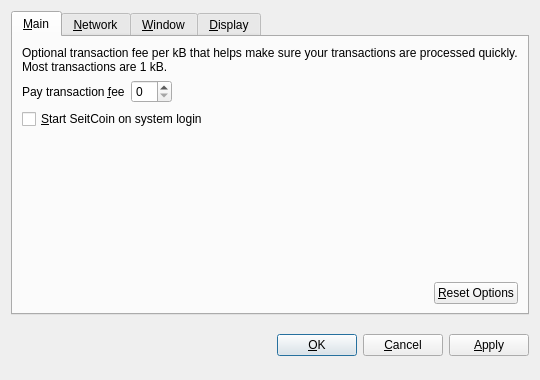
<?xml version="1.0" encoding="UTF-8"?>
<ui version="4.0">
 <class>OptionsDialog</class>
 <widget class="QDialog" name="OptionsDialog">
  <property name="geometry">
   <rect>
    <x>0</x>
    <y>0</y>
    <width>540</width>
    <height>380</height>
   </rect>
  </property>
  <property name="windowTitle">
   <string>Options</string>
  </property>
  <property name="modal">
   <bool>true</bool>
  </property>
  <layout class="QVBoxLayout" name="verticalLayout">
   <item>
    <widget class="QTabWidget" name="tabWidget">
     <property name="tabPosition">
      <enum>QTabWidget::North</enum>
     </property>
     <property name="currentIndex">
      <number>0</number>
     </property>
     <widget class="QWidget" name="tabMain">
      <attribute name="title">
       <string>&amp;Main</string>
      </attribute>
      <layout class="QVBoxLayout" name="verticalLayout_Main">
       <item>
        <widget class="QLabel" name="transactionFeeInfoLabel">
         <property name="text">
          <string>Optional transaction fee per kB that helps make sure your transactions are processed quickly. Most transactions are 1 kB.</string>
         </property>
         <property name="textFormat">
          <enum>Qt::PlainText</enum>
         </property>
         <property name="wordWrap">
          <bool>true</bool>
         </property>
        </widget>
       </item>
       <item>
        <layout class="QHBoxLayout" name="horizontalLayout_1_Main">
         <item>
          <widget class="QLabel" name="transactionFeeLabel">
           <property name="text">
            <string>Pay transaction &amp;fee</string>
           </property>
           <property name="textFormat">
            <enum>Qt::PlainText</enum>
           </property>
           <property name="buddy">
            <cstring>transactionFee</cstring>
           </property>
          </widget>
         </item>
         <item>
          <widget class="BitcoinAmountField" name="transactionFee"/>
         </item>
         <item>
          <spacer name="horizontalSpacer_1_Main">
           <property name="orientation">
            <enum>Qt::Horizontal</enum>
           </property>
           <property name="sizeHint" stdset="0">
            <size>
             <width>40</width>
             <height>20</height>
            </size>
           </property>
          </spacer>
         </item>
        </layout>
       </item>
       <item>
        <widget class="QCheckBox" name="bitcoinAtStartup">
         <property name="toolTip">
          <string>Automatically start SeitCoin after logging in to the system.</string>
         </property>
         <property name="text">
          <string>&amp;Start SeitCoin on system login</string>
         </property>
        </widget>
       </item>
       <item>
        <spacer name="verticalSpacer_Main">
         <property name="orientation">
          <enum>Qt::Vertical</enum>
         </property>
         <property name="sizeHint" stdset="0">
          <size>
           <width>20</width>
           <height>40</height>
          </size>
         </property>
        </spacer>
       </item>
       <item>
        <layout class="QHBoxLayout" name="horizontalLayout_2_Main">
         <item>
          <spacer name="horizontalSpacer_2_Main">
           <property name="orientation">
            <enum>Qt::Horizontal</enum>
           </property>
           <property name="sizeHint" stdset="0">
            <size>
             <width>40</width>
             <height>20</height>
            </size>
           </property>
          </spacer>
         </item>
         <item>
          <widget class="QPushButton" name="resetButton">
           <property name="toolTip">
            <string>Reset all client options to default.</string>
           </property>
           <property name="text">
            <string>&amp;Reset Options</string>
           </property>
           <property name="autoDefault">
            <bool>false</bool>
           </property>
          </widget>
         </item>
        </layout>
       </item>
      </layout>
     </widget>
     <widget class="QWidget" name="tabNetwork">
      <attribute name="title">
       <string>&amp;Network</string>
      </attribute>
      <layout class="QVBoxLayout" name="verticalLayout_Network">
       <item>
        <widget class="QCheckBox" name="mapPortUpnp">
         <property name="toolTip">
          <string>Automatically open the SeitCoin client port on the router. This only works when your router supports UPnP and it is enabled.</string>
         </property>
         <property name="text">
          <string>Map port using &amp;UPnP</string>
         </property>
        </widget>
       </item>
       <item>
        <widget class="QCheckBox" name="connectSocks">
         <property name="toolTip">
          <string>Connect to the SeitCoin network through a SOCKS proxy (e.g. when connecting through Tor).</string>
         </property>
         <property name="text">
          <string>&amp;Connect through SOCKS proxy:</string>
         </property>
        </widget>
       </item>
       <item>
        <layout class="QHBoxLayout" name="horizontalLayout_Network">
         <item>
          <widget class="QLabel" name="proxyIpLabel">
           <property name="text">
            <string>Proxy &amp;IP:</string>
           </property>
           <property name="textFormat">
            <enum>Qt::PlainText</enum>
           </property>
           <property name="buddy">
            <cstring>proxyIp</cstring>
           </property>
          </widget>
         </item>
         <item>
          <widget class="QValidatedLineEdit" name="proxyIp">
           <property name="maximumSize">
            <size>
             <width>140</width>
             <height>16777215</height>
            </size>
           </property>
           <property name="toolTip">
            <string>IP address of the proxy (e.g. 127.0.0.1)</string>
           </property>
          </widget>
         </item>
         <item>
          <widget class="QLabel" name="proxyPortLabel">
           <property name="text">
            <string>&amp;Port:</string>
           </property>
           <property name="textFormat">
            <enum>Qt::PlainText</enum>
           </property>
           <property name="buddy">
            <cstring>proxyPort</cstring>
           </property>
          </widget>
         </item>
         <item>
          <widget class="QLineEdit" name="proxyPort">
           <property name="maximumSize">
            <size>
             <width>55</width>
             <height>16777215</height>
            </size>
           </property>
           <property name="toolTip">
            <string>Port of the proxy (e.g. 9050)</string>
           </property>
          </widget>
         </item>
         <item>
          <widget class="QLabel" name="socksVersionLabel">
           <property name="text">
            <string>SOCKS &amp;Version:</string>
           </property>
           <property name="textFormat">
            <enum>Qt::PlainText</enum>
           </property>
           <property name="buddy">
            <cstring>socksVersion</cstring>
           </property>
          </widget>
         </item>
         <item>
          <widget class="QValueComboBox" name="socksVersion">
           <property name="toolTip">
            <string>SOCKS version of the proxy (e.g. 5)</string>
           </property>
          </widget>
         </item>
         <item>
          <spacer name="horizontalSpacer_Network">
           <property name="orientation">
            <enum>Qt::Horizontal</enum>
           </property>
           <property name="sizeHint" stdset="0">
            <size>
             <width>40</width>
             <height>20</height>
            </size>
           </property>
          </spacer>
         </item>
        </layout>
       </item>
       <item>
        <spacer name="verticalSpacer_Network">
         <property name="orientation">
          <enum>Qt::Vertical</enum>
         </property>
         <property name="sizeHint" stdset="0">
          <size>
           <width>20</width>
           <height>40</height>
          </size>
         </property>
        </spacer>
       </item>
      </layout>
     </widget>
     <widget class="QWidget" name="tabWindow">
      <attribute name="title">
       <string>&amp;Window</string>
      </attribute>
      <layout class="QVBoxLayout" name="verticalLayout_Window">
       <item>
        <widget class="QCheckBox" name="minimizeToTray">
         <property name="toolTip">
          <string>Show only a tray icon after minimizing the window.</string>
         </property>
         <property name="text">
          <string>&amp;Minimize to the tray instead of the taskbar</string>
         </property>
        </widget>
       </item>
       <item>
        <widget class="QCheckBox" name="minimizeOnClose">
         <property name="toolTip">
          <string>Minimize instead of exit the application when the window is closed. When this option is enabled, the application will be closed only after selecting Quit in the menu.</string>
         </property>
         <property name="text">
          <string>M&amp;inimize on close</string>
         </property>
        </widget>
       </item>
       <item>
        <spacer name="verticalSpacer_Window">
         <property name="orientation">
          <enum>Qt::Vertical</enum>
         </property>
         <property name="sizeHint" stdset="0">
          <size>
           <width>20</width>
           <height>40</height>
          </size>
         </property>
        </spacer>
       </item>
      </layout>
     </widget>
     <widget class="QWidget" name="tabDisplay">
      <attribute name="title">
       <string>&amp;Display</string>
      </attribute>
      <layout class="QVBoxLayout" name="verticalLayout_Display">
       <item>
        <layout class="QHBoxLayout" name="horizontalLayout_1_Display">
         <item>
          <widget class="QLabel" name="langLabel">
           <property name="text">
            <string>User Interface &amp;language:</string>
           </property>
           <property name="textFormat">
            <enum>Qt::PlainText</enum>
           </property>
           <property name="buddy">
            <cstring>lang</cstring>
           </property>
          </widget>
         </item>
         <item>
          <widget class="QValueComboBox" name="lang">
           <property name="toolTip">
            <string>The user interface language can be set here. This setting will take effect after restarting SeitCoin.</string>
           </property>
          </widget>
         </item>
        </layout>
       </item>
       <item>
        <layout class="QHBoxLayout" name="horizontalLayout_2_Display">
         <item>
          <widget class="QLabel" name="unitLabel">
           <property name="text">
            <string>&amp;Unit to show amounts in:</string>
           </property>
           <property name="textFormat">
            <enum>Qt::PlainText</enum>
           </property>
           <property name="buddy">
            <cstring>unit</cstring>
           </property>
          </widget>
         </item>
         <item>
          <widget class="QValueComboBox" name="unit">
           <property name="toolTip">
            <string>Choose the default subdivision unit to show in the interface and when sending coins.</string>
           </property>
          </widget>
         </item>
        </layout>
       </item>
       <item>
        <widget class="QCheckBox" name="displayAddresses">
         <property name="toolTip">
          <string>Whether to show SeitCoin addresses in the transaction list or not.</string>
         </property>
         <property name="text">
          <string>&amp;Display addresses in transaction list</string>
         </property>
        </widget>
       </item>
       <item>
        <widget class="QCheckBox" name="coinControlFeatures">
         <property name="toolTip">
          <string>Whether to show coin control features or not.</string>
         </property>
         <property name="text">
          <string>Display coin &amp;control features (experts only!)</string>
         </property>
        </widget>
       </item>
       <item>
        <spacer name="verticalSpacer_Display">
         <property name="orientation">
          <enum>Qt::Vertical</enum>
         </property>
         <property name="sizeHint" stdset="0">
          <size>
           <width>20</width>
           <height>40</height>
          </size>
         </property>
        </spacer>
       </item>
      </layout>
     </widget>
    </widget>
   </item>
   <item>
    <layout class="QHBoxLayout" name="horizontalLayout_Buttons">
     <item>
      <spacer name="horizontalSpacer_1">
       <property name="orientation">
        <enum>Qt::Horizontal</enum>
       </property>
       <property name="sizeHint" stdset="0">
        <size>
         <width>40</width>
         <height>48</height>
        </size>
       </property>
      </spacer>
     </item>
     <item>
      <widget class="QLabel" name="statusLabel">
       <property name="font">
        <font>
         <weight>75</weight>
         <bold>true</bold>
        </font>
       </property>
       <property name="text">
        <string/>
       </property>
       <property name="textFormat">
        <enum>Qt::PlainText</enum>
       </property>
       <property name="wordWrap">
        <bool>true</bool>
       </property>
      </widget>
     </item>
     <item>
      <spacer name="horizontalSpacer_2">
       <property name="orientation">
        <enum>Qt::Horizontal</enum>
       </property>
       <property name="sizeHint" stdset="0">
        <size>
         <width>40</width>
         <height>48</height>
        </size>
       </property>
      </spacer>
     </item>
     <item>
      <widget class="QPushButton" name="okButton">
       <property name="text">
        <string>&amp;OK</string>
       </property>
      </widget>
     </item>
     <item>
      <widget class="QPushButton" name="cancelButton">
       <property name="text">
        <string>&amp;Cancel</string>
       </property>
       <property name="autoDefault">
        <bool>false</bool>
       </property>
      </widget>
     </item>
     <item>
      <widget class="QPushButton" name="applyButton">
       <property name="text">
        <string>&amp;Apply</string>
       </property>
       <property name="autoDefault">
        <bool>false</bool>
       </property>
      </widget>
     </item>
    </layout>
   </item>
  </layout>
 </widget>
 <customwidgets>
  <customwidget>
   <class>BitcoinAmountField</class>
   <extends>QSpinBox</extends>
   <header>bitcoinamountfield.h</header>
  </customwidget>
  <customwidget>
   <class>QValueComboBox</class>
   <extends>QComboBox</extends>
   <header>qvaluecombobox.h</header>
  </customwidget>
  <customwidget>
   <class>QValidatedLineEdit</class>
   <extends>QLineEdit</extends>
   <header>qvalidatedlineedit.h</header>
  </customwidget>
 </customwidgets>
 <resources/>
 <connections/>
</ui>
